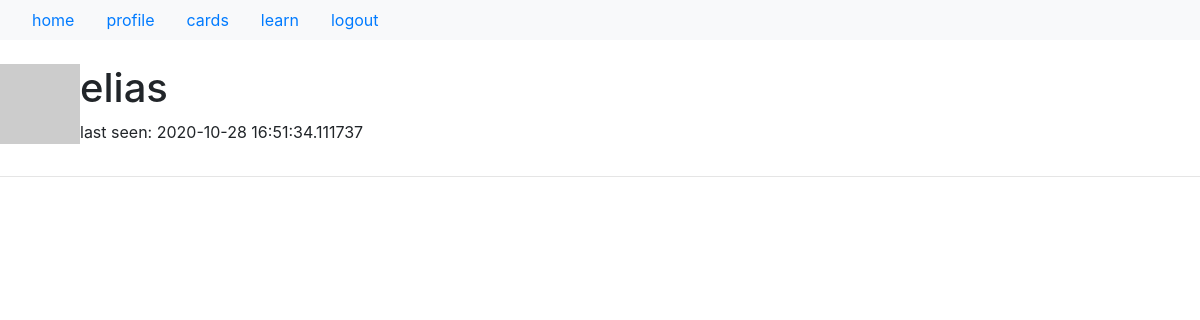
Before: /user/elias (signed in) with the older database file.
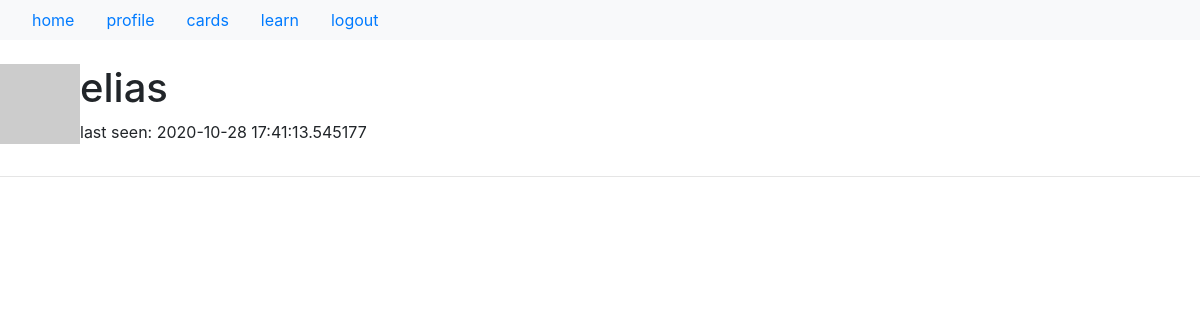
After: the same page with the newer database file.
### app/models.py (models this page shows, shortened)
class User(UserMixin, db.Model):
    id = db.Column(db.Integer, primary_key=True)
    username = db.Column(db.String(64), index=True, unique=True)
    email = db.Column(db.String(120), index=True, unique=True)
    password_hash = db.Column(db.String(128))
    cards = db.relationship('Card', backref='author', lazy='dynamic')
    last_seen = db.Column(db.DateTime, default=datetime.utcnow)
    def avatar(self, size):
        digest = md5(self.email.lower().encode('utf-8')).hexdigest()
        return 'https://www.gravatar.com/avatar/{}?d=identicon&s={}'.format(
                digest, size)

### app/routes.py (the view)
@app.route('/user/<username>') # '<>' denotes dynamic componenet
@login_required
def user(username):
    user = User.query.filter_by(username=username).first_or_404()
    return render_template('user.html', user=user)

### app/models.py (called while the page is built)
@login.user_loader
def load_user(id):
    return User.query.get(int(id))

### app/routes.py (called while the page is built)
@app.before_request
def before_request():
    if current_user.is_authenticated:
        current_user.last_seen = datetime.utcnow()
        db.session.commit()

### app/templates/user.html (shortened to what this page needs)
{% extends "base.html" %}
{% block content %}
    <table>
        <tr valign="top">
            <td><img src="{{ user.avatar(64) }}"></td>
            <td>
                <h1>{{ user.username }}</h1>
                {% if user.last_seen %}
                <p> last seen: {{ user.last_seen }}</p>
                {% endif %}
            </td>
        </tr>
    </table>
    <hr>
{% endblock content %}

### app/templates/base.html (shortened to what this page needs)
<!doctype html>
<html lang="en">
  <head>
    <link rel="stylesheet" href="{{ url_for('static', filename='styles.css') }}">
    <link rel="stylesheet" href="https://maxcdn.bootstrapcdn.com/bootstrap/4.0.0/css/bootstrap.min.css">
    </head>
    <body>
            <header class="masthead mb-auto">
                    <nav class="nav nav-masthead bg-light justify-content-start px-3">
                        <a class="nav-link active" href="{{ url_for('index') }}">home</a>
                        {% if current_user.is_anonymous %}
                        <a class="nav-link" href="{{ url_for('login') }}">login</a>
                        {% else %}
                        <a class="nav-link" href="{{ url_for('user', username=current_user.username) }}">profile</a>
                        <a class="nav-link" href="{{ url_for('cards', username=current_user.username) }}">cards</a>
                        <a class="nav-link" href="{{ url_for('learn', username=current_user.username) }}">learn</a>
                        <a class="nav-link" href="{{ url_for('logout') }}">logout</a>
                        {% endif %}
                    </nav>
            </header>
            <br>
        {% block content %}{% endblock content%}
    </body>
</html>

### app/static/styles.css (style rules this page uses)
* { margin: 0; padding: 0; }

Changed rows visible on the page:
changed User "elias": last_seen "2020-10-28 16:51:34.111737" → "2020-10-28 17:41:13.545177"
